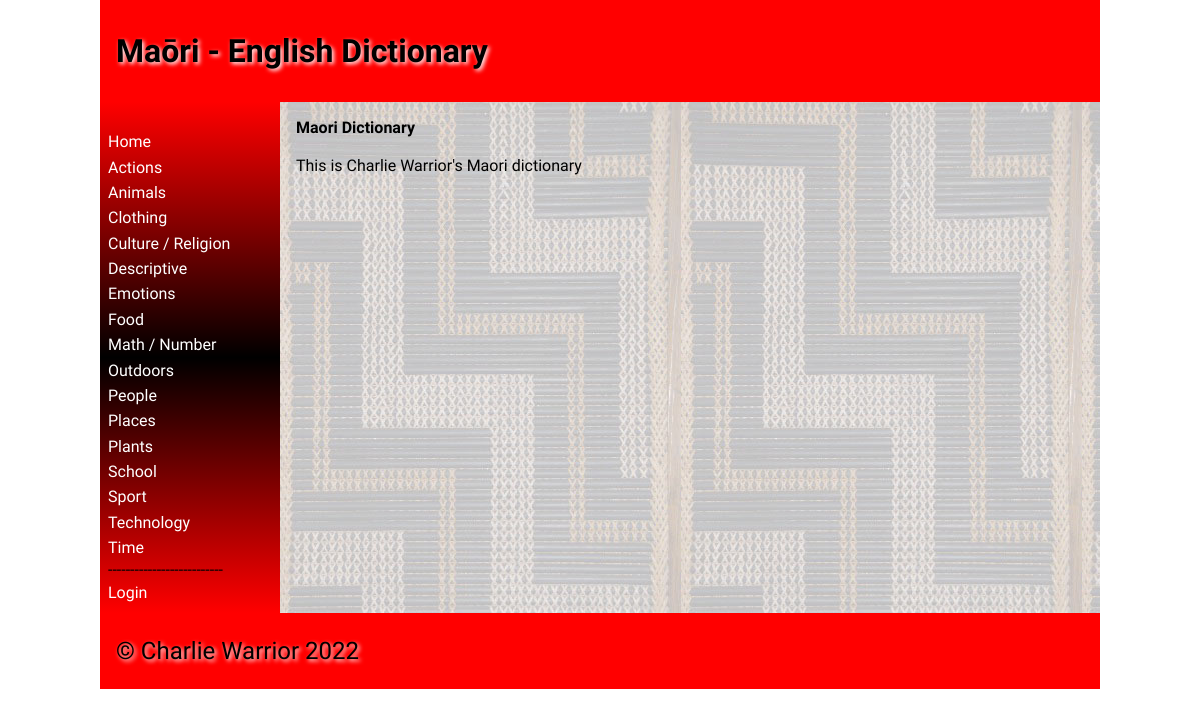
The page / on the database its author committed.
### tables this page shows
CREATE TABLE categories
(
	id integer
		constraint categories_pk
			primary key autoincrement,
	name varchar(30)
);

### app.py (the view)
@app.route('/')
def render_home():
    return render_template("home.html", logged_in=is_logged_in(), categories=get_categories(), teacher=is_teacher())

### app.py (called while the page is built)
def create_connection(db_file):
    try:
        connection = sqlite3.connect(db_file)
        return connection
    except Error as e:
        print(e)
    return None

def is_logged_in():
    if session.get("email") is None:
        print('Not Logged In')
        return False
    print('Logged In')
    return True

def is_teacher():
    if session.get("usertype") == "student":
        return False
    return True

def get_categories():
    con = create_connection(DATABASE)
    print(con)
    query = "SELECT id, name FROM categories ORDER BY name ASC"
    cur = con.cursor()
    cur.execute(query)
    category_list = cur.fetchall()
    con.close()
    return category_list

### templates/home.html (shortened to what this page needs)
{% extends 'base.html' %}
{% block heading %}Maōri - English Dictionary{% endblock %}
{% block main %}
<b> Maori Dictionary</b>
<br>
<br>This is Charlie Warrior's Maori dictionary
<br>
{% endblock %}

### templates/base.html (shortened to what this page needs)
<!doctype html>
<html lang="en">
<head>
    <link href="{{ url_for('static', filename='css/style.css') }}" rel="stylesheet">
</head>
<body>
<div id="container">
    <header>
        <h1>{% block heading %}{% endblock %}</h1>
    </header>
    <nav>
        <ul>
            <li><a href="\">Home</a></li>
            {% for category in categories %}
            <li><a href="/category/{{category[0]}}">{{category[1]}}</a></li>
            {% endfor %}
            --------------------------
            {% if logged_in %}
            <li><a href="\logout">Logout</a></li>
            {% if teacher %}
            <li><a href="\addword">Add Word</a></li>
            {% endif %}
            {% else %}
            <li><a href="\login">Login</a></li>
        </ul>
        {% endif %}
    </nav>
    <main>
        {% block main%}{% endblock %}
    </main>
    <footer>
        <p>
            &copy; Charlie Warrior 2022
        </p>
    </footer>
</div>
</body>
</html>

### static/css/style.css (style rules this page uses)
* { font-family: Comfortaa, sans-serif; margin: 0; padding: 0; box-sizing: border-box; }
#container { display: grid; grid-template-columns: 75px auto; grid-template-areas: 'nav header' 'main main' 'footer footer'; }
header { grid-area: header; background-color: #f00; padding: 1rem; }
nav { grid-area: nav; }
main { grid-area: main; padding: 1rem; background-color: #edd; }
h1, h2, h3, h4 { padding: 1rem 0; font-family: 'Suez One', serif; color: #000; text-shadow: 2px 2px 4px #fff; }
p { padding: 0.5rem 0; }
a { color: #222; }
footer { grid-area: footer; padding: 1rem; background-color: #f00; }
footer p { color: #000; text-shadow: 2px 2px 4px #fff; font-size: 1.5rem; }
@media only screen and (min-width: 768px) { #container { grid-template-columns: 180px auto; grid-template-areas: 'header header' 'nav main' 'footer footer'; } }
@media only screen and (min-width: 768px) { nav { background: linear-gradient(180deg, rgba(255,0,0,1) 0%, rgba(0, 0, 0, 1) 50%, rgba(255,0,0,1) 100%); padding: 0.5rem; } }
@media only screen and (min-width: 768px) { nav ul { list-style: none; } }
@media only screen and (min-width: 768px) { nav li { padding: 0.2rem 0; } }
@media only screen and (min-width: 768px) { nav a { color: #fff; text-decoration: none; } }
@media only screen and (min-width: 768px) { main { background-image: url('/poutama.jpg'); } }
@media only screen and (min-width: 1000px) { #container { width: 1000px; margin: auto; } }

### rows shown on the page
categories: name "Actions"
categories: name "Animals"
categories: name "Clothing"
categories: name "Culture / Religion"
categories: name "Descriptive"
categories: name "Emotions"
categories: name "Food"
categories: name "Math / Number"
categories: name "Outdoors"
categories: name "People"
categories: name "Places"
categories: name "Plants"
categories: name "School"
categories: name "Sport"
categories: name "Technology"
categories: name "Time"
